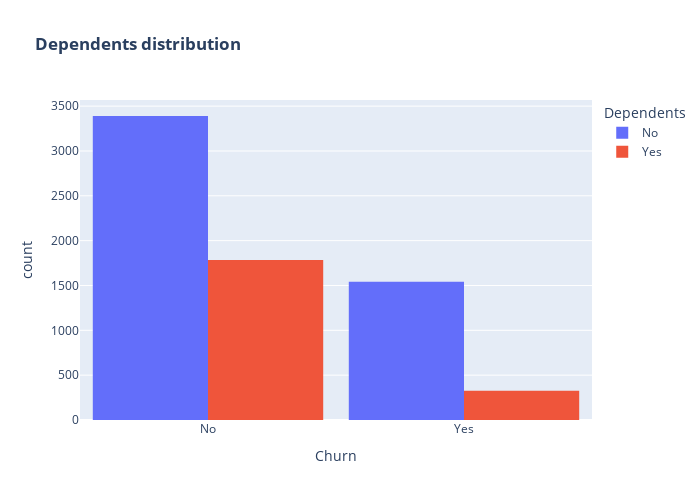

Notebook source saved alongside this figure:
### Code cell
fig=px.histogram(df,x="Churn",color="Dependents",barmode="group", title="<b>Dependents distribution</b>")
fig.update_layout(width=700, height=500, bargap=0.1)

fig.show()

### Figure 1 — Plotly figure (JSON) as saved in the notebook; plotly's stock layout.template omitted (floating-point values rounded to 4 significant figures; data arrays with more than 128 entries replaced by an {"elided": "..."} marker saying what was removed)
{"data": [{"alignmentgroup": "True", "bingroup": "x", "hovertemplate": "Dependents=No<br>Churn=%{x}<br>count=%{y}<extra></extra>", "legendgroup": "No", "marker": {"color": "#636efa", "pattern": {"shape": ""}}, "name": "No", "offsetgroup": "No", "orientation": "v", "showlegend": true, "type": "histogram", "x": {"elided": "4933 str values"}, "xaxis": "x", "yaxis": "y"}, {"alignmentgroup": "True", "bingroup": "x", "hovertemplate": "Dependents=Yes<br>Churn=%{x}<br>count=%{y}<extra></extra>", "legendgroup": "Yes", "marker": {"color": "#EF553B", "pattern": {"shape": ""}}, "name": "Yes", "offsetgroup": "Yes", "orientation": "v", "showlegend": true, "type": "histogram", "x": {"elided": "2110 str values"}, "xaxis": "x", "yaxis": "y"}], "layout": {"bargap": 0.1, "barmode": "group", "height": 500, "legend": {"title": {"text": "Dependents"}, "tracegroupgap": 0}, "title": {"text": "<b>Dependents distribution</b>"}, "width": 700, "xaxis": {"anchor": "y", "domain": [0, 1], "title": {"text": "Churn"}}, "yaxis": {"anchor": "x", "domain": [0, 1], "title": {"text": "count"}}}}
